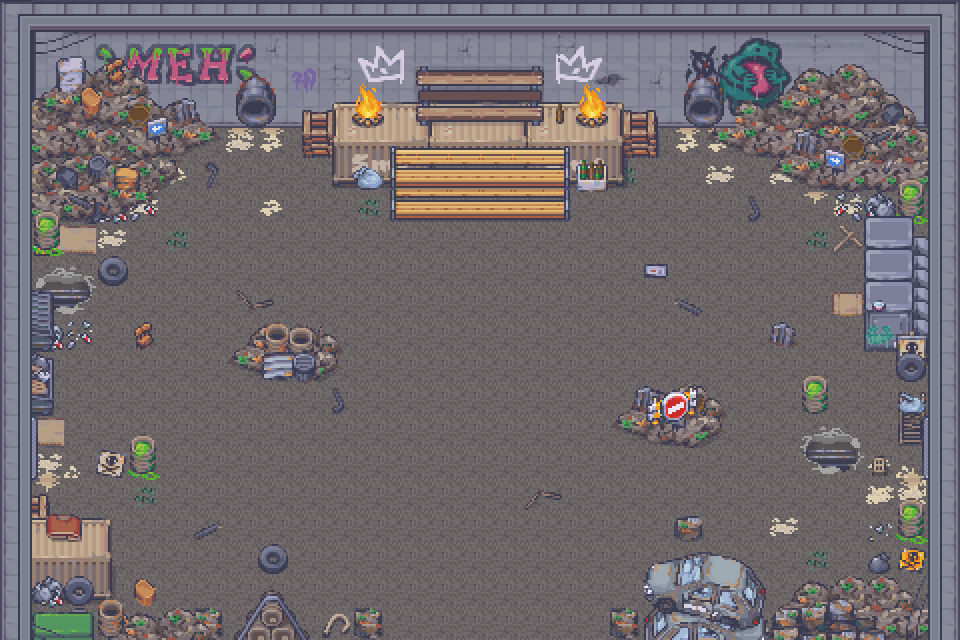

This is a level from a 2D game, rendered from its Tiled map with the project's own tilesets. A one-line summary and the map file follow, with tile-layer data summarised:
An orthogonal 30x20 tile map with 32x32 px tiles, 9 tile layers (Floor, Floor2, Floor3, Walls, ...), 1 hidden layer not drawn, 7 tilesets.

<map version="1.10" tiledversion="1.11.2" orientation="orthogonal" renderorder="right-down" width="30" height="20" tilewidth="32" tileheight="32" infinite="0" nextlayerid="12" nextobjectid="1">
 <tileset firstgid="1" source="../../tilesets/tsx/2_City_Terrains_32x32.tsx" />
 <tileset firstgid="6078" source="../../tilesets/tsx/1_Terrains_and_Fences_32x32.tsx" />
 <tileset firstgid="8254" source="../../tilesets/tsx/20_Subway_and_Train_Station_32x32.tsx" />
 <tileset firstgid="14174" source="../../tilesets/tsx/3_City_Props_32x32.tsx" />
 <tileset firstgid="21182" source="../../tilesets/tsx/5_Floor_Modular_Buildings_32x32.tsx" />
 <tileset firstgid="29470" source="../../tilesets/tsx/11_Camping_32x32.tsx" />
 <tileset firstgid="35262" source="../../tilesets/tsx/4_Generic_Buildings_32x32.tsx" />
 <layer id="1" name="Floor" width="30" height="20">
  <data>[600 cells, 600 non-empty, 1 distinct tile ids]</data>
 </layer>
 <layer id="2" name="Floor2" width="30" height="20">
  <data>[600 cells, 86 non-empty, 50 distinct tile ids]</data>
 </layer>
 <layer id="10" name="Floor3" width="30" height="20">
  <data>[600 cells, 59 non-empty, 54 distinct tile ids]</data>
 </layer>
 <layer id="3" name="Walls" width="30" height="20">
  <data>[600 cells, 119 non-empty, 13 distinct tile ids]</data>
 </layer>
 <layer id="4" name="Decoration" width="30" height="20">
  <data>[600 cells, 113 non-empty, 84 distinct tile ids]</data>
 </layer>
 <layer id="6" name="Decoration2" width="30" height="20">
  <data>[600 cells, 86 non-empty, 47 distinct tile ids]</data>
 </layer>
 <layer id="7" name="Decoration3" width="30" height="20">
  <data>[600 cells, 121 non-empty, 89 distinct tile ids]</data>
 </layer>
 <layer id="8" name="Ceiling" width="30" height="20">
  <data>[600 cells, 66 non-empty, 21 distinct tile ids]</data>
 </layer>
 <layer id="5" name="Ceiling2" width="30" height="20">
  <data>[600 cells, 79 non-empty, 14 distinct tile ids]</data>
 </layer>
 <layer id="11" name="Colissions" width="30" height="20" visible="0">
  <data>[600 cells, 296 non-empty, 1 distinct tile ids]</data>
 </layer>
</map>
